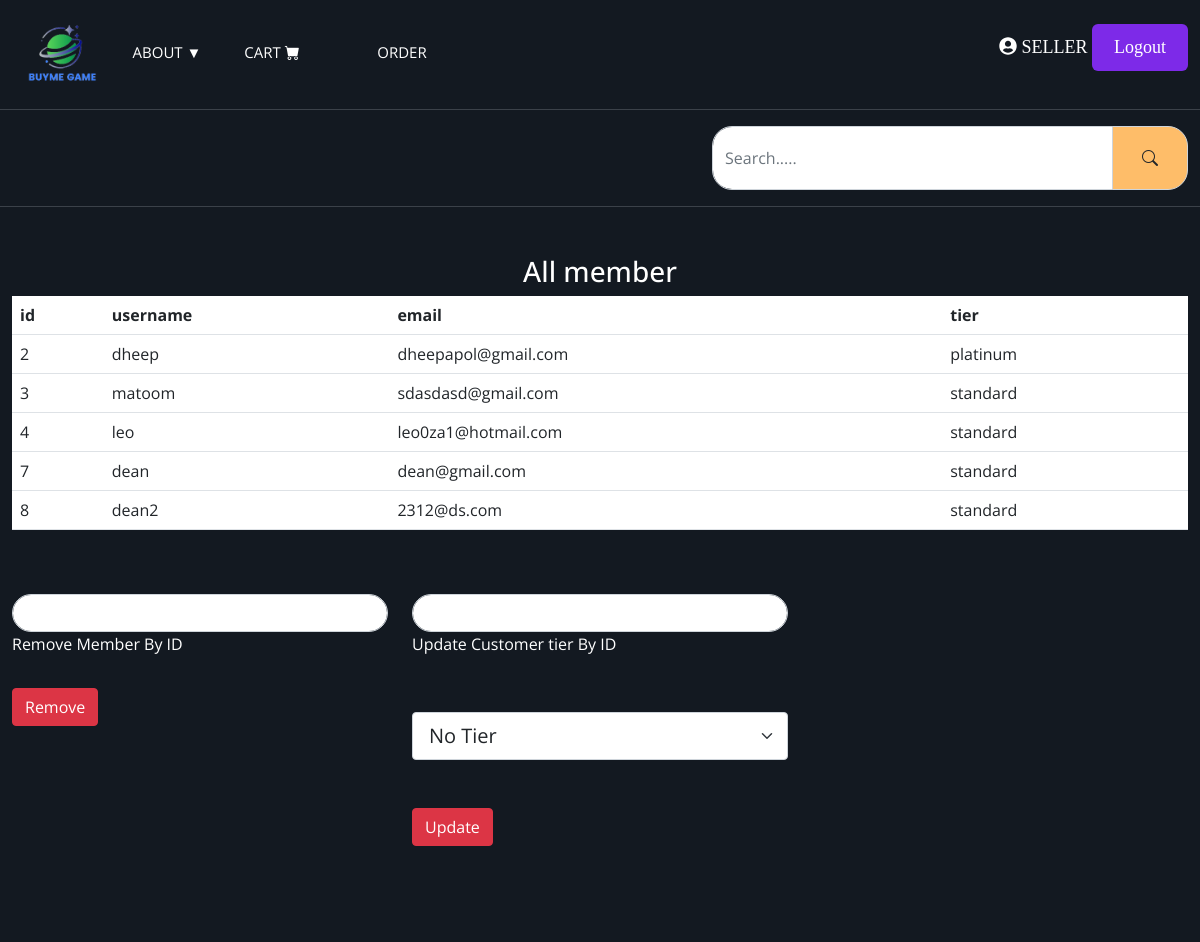
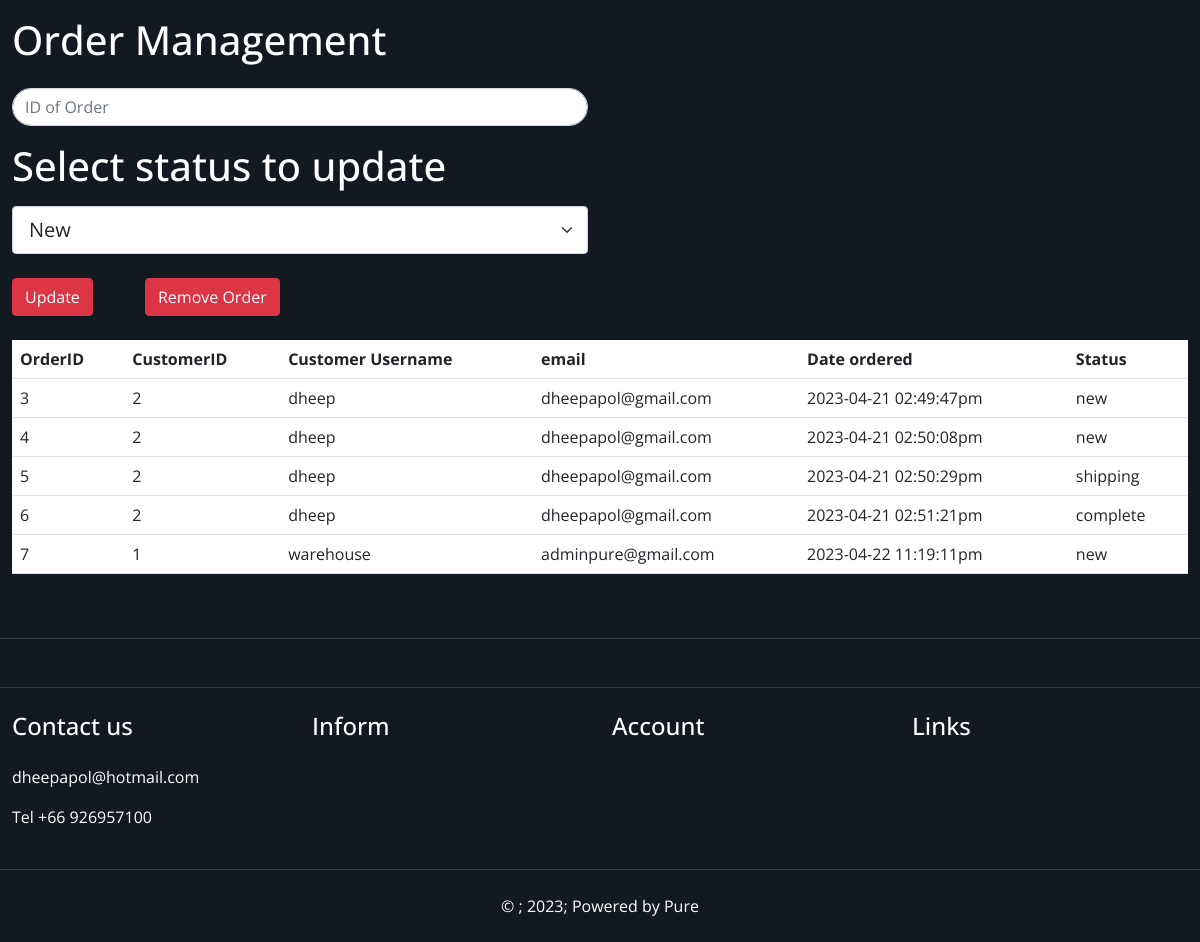
/adminpage.php (signed in), run on an earlier commit of the app's database (2 pictures, top to bottom).
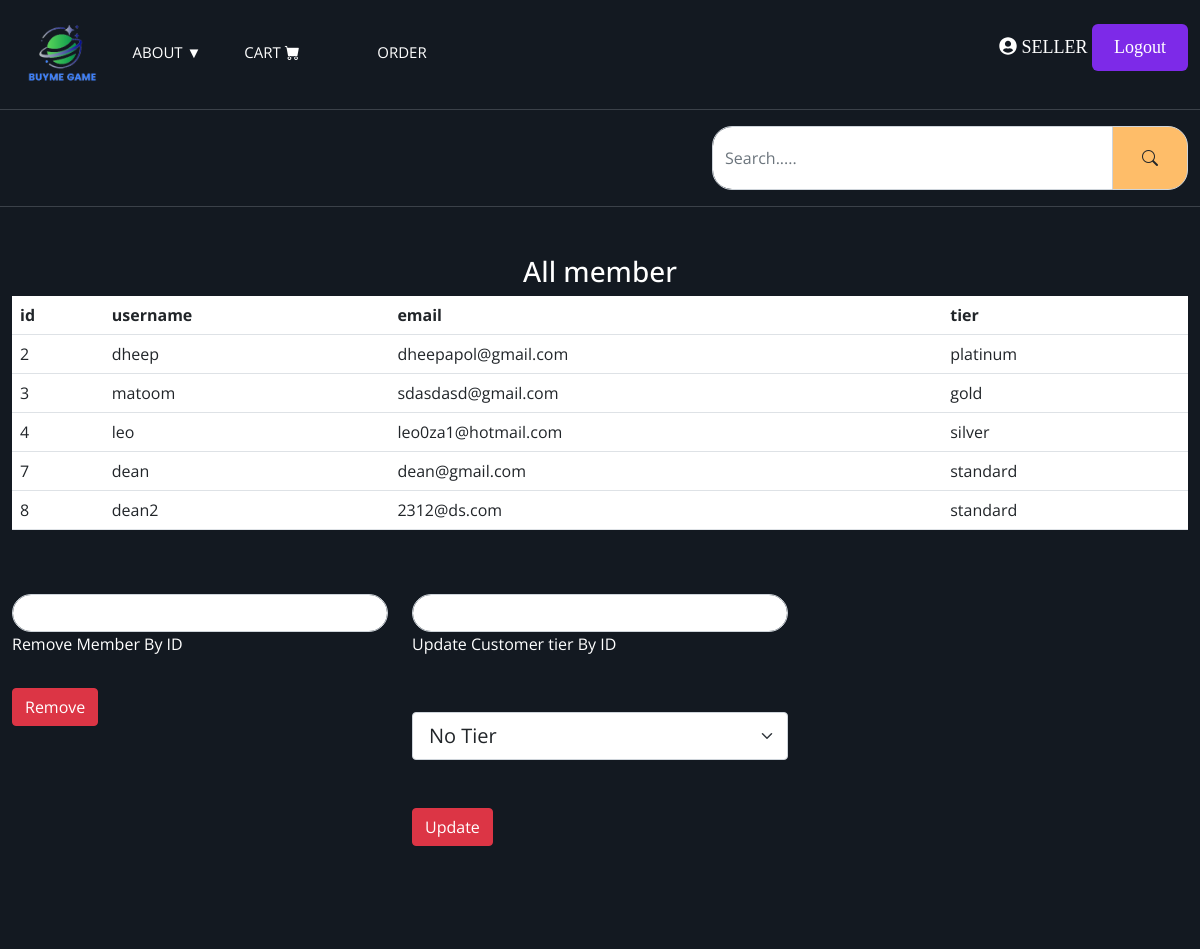
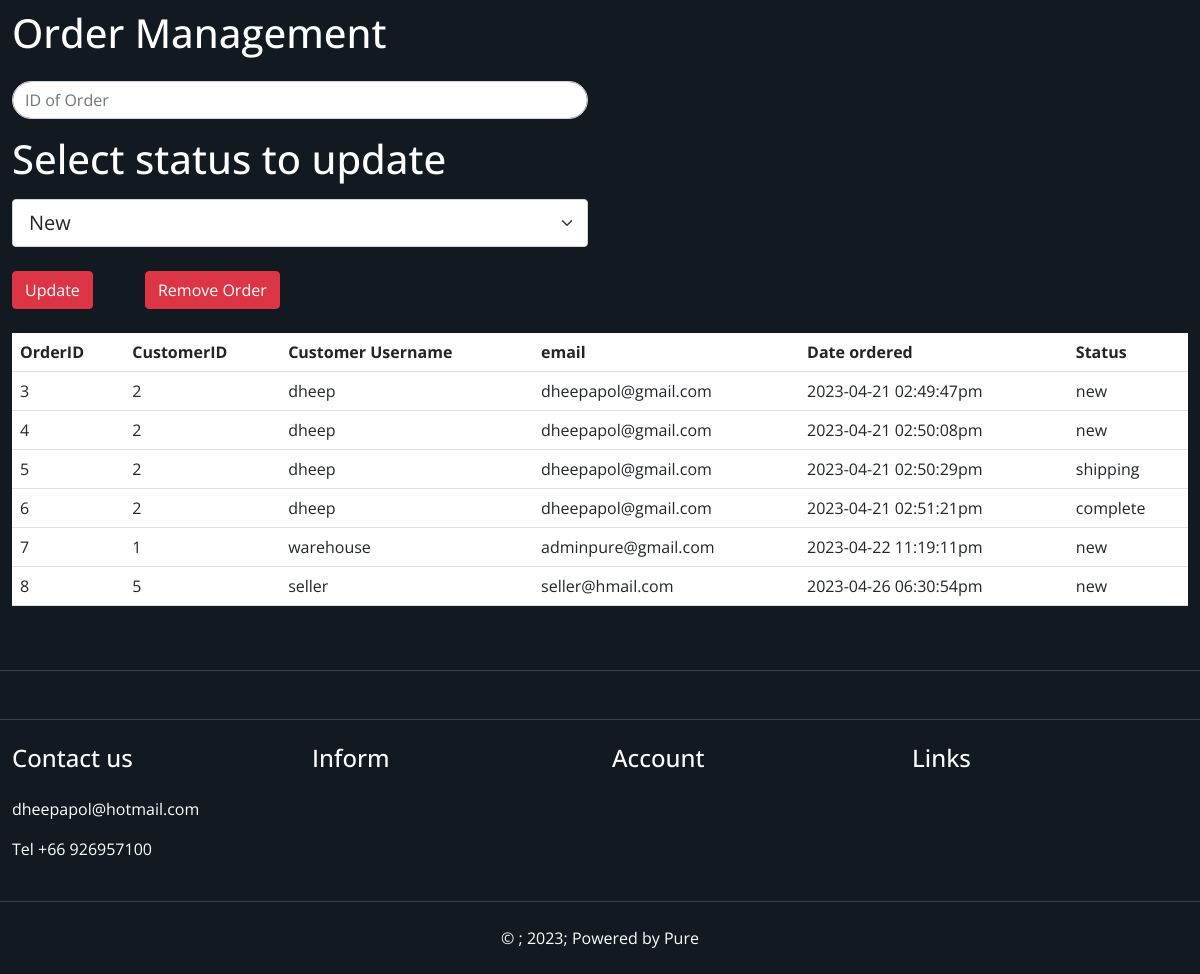
And on a later commit of the database (2 pictures, top to bottom).
### tables this page shows
CREATE TABLE "Users" (
	"id"	INTEGER NOT NULL UNIQUE,
	"username"	TEXT NOT NULL,
	"email"	TEXT NOT NULL,
	"password"	TEXT NOT NULL,
	"role"	TEXT NOT NULL,
	"tier"	TEXT,
	PRIMARY KEY("id" AUTOINCREMENT)
);

CREATE TABLE "customerorder" (
	"coid"	INTEGER NOT NULL,
	"id"	INTEGER NOT NULL,
	"date"	TEXT NOT NULL,
	"address"	TEXT NOT NULL,
	"status"	TEXT NOT NULL,
	PRIMARY KEY("coid" AUTOINCREMENT)
);

### adminpage.php (the view, shortened to what this page needs)
<?php
require_once('components.php');
include('server.php');
?>
<html lang="en">
<head>
  <link rel="stylesheet" href="https://cdn.jsdelivr.net/npm/bootstrap-icons@1.10.4/font/bootstrap-icons.css">
  <link href="https://cdn.jsdelivr.net/npm/bootstrap@5.0.0/dist/css/bootstrap.min.css" rel="stylesheet">
  <link rel="stylesheet" href="https://cdn.jsdelivr.net/npm/@fortawesome/fontawesome-free@6.2.0/css/fontawesome.min.css"
>
  <link rel="stylesheet" href="https://cdn.jsdelivr.net/npm/bootstrap-icons@1.9.1/font/bootstrap-icons.css">
  <link rel="stylesheet" href="style.css">
</head>
<body>
  <?php navhead(); ?>
  <?php
  if ($_SESSION['role'] == 'customer') {
    echo '<section class="home-wrapper-1 py-5">
<div class="container-xxl">
    <div class="row h-75 text-center">
    <div class="col-12">
<h1 class="text-danger">You do not have the permisson</h1>
    </div>
    </div>
</div>
      </section>';
  } else if($_SESSION['role'] == 'seller') {
    echo '<section class="home-wrapper-1 py-5">
      <div class="container-xxl">
          <div class="row text-center mb-5">
          <div class="col-12">
          <h3 class="text-white">All member</h3>
          <table class="table bg-white">
          <tr>
            <th>id</th>
            <th>username</th>
            <th>email</th>
            <th>tier</th>
          </tr>';
    $query = "SELECT * FROM Users WHERE role = 'customer'";
    $ret = $db->query($query);
    while ($row = $ret->fetchArray(SQLITE3_ASSOC)) {
      echo '<tr>
      <td>' . $row['id'] . '</td>
      <td>' . $row['username'] . '</td>
      <td>' . $row['email'] . '</td>
      <td>' . $row['tier'] . '</td>
    </tr>';
    }
    echo '</table>
    </div>
      </div>
      <div class="row">
      <div class="col-4">
      <form action="" method="POST">
      <div class="form-outline mb-4">
          <input type="text" name="removemem" required="ID is required" class="form-control">
          <label class="form-label text-white" for="removemem">Remove Member By ID</label>
      </div>
      <button type="submit" name="removemember" class="btn btn-danger btn-block">Remove</button>
      </form>
      </div>
      <div class="col-4">
      <form action="" method="POST">
      <div class="form-outline mb-4">
          <input type="text" name="memupdate" required="ID is required" class="form-control">
          <label class="form-label text-white" for="updaterole">Update Customer tier By ID</label>
          <select class="form-select form-select-lg my-5" aria-label=".form-select-lg example" name="selecttier">
  <option selected value="standard">No Tier</option>
</select>
      </div>
      <button type="submit" name="updaterole" class="btn btn-danger btn-block">Update</button>
      </form>
      </div>
      </div>
  </div>
        </section>
        <section class="home-wrapper-1 py-5">
        <div class="container-xxl">
        <div class="row">
        <div class="col-6">
        <h1 class="text-white py-3">Order Management</h1>
        <form action="" method="POST">
        <input type="text" name="remordid" required="ID is required" class="form-control" placeholder="ID of Order">
      <div class="form-outline mb-4">
      <h1 class="text-white my-3">Select status to update</h1>
          <select class="form-select form-select-lg my-1" aria-label=".form-select-lg example" name="selectstatus">
  <option selected value="new">New</option>
</select>
      </div>
      <button type="submit" name="updatestatus" class="btn btn-danger btn-block mb-4">Update</button>
      <button type="submit" name="remord" class="btn btn-danger btn-block mb-4 mx-5">Remove Order</button>
        </form>
        </div>
        </div>
        <table class="table bg-white">
          <tr>
            <th>OrderID</th>
            <th>CustomerID</th>
            <th>Customer Username</th>
            <th>email</th>
            <th>Date ordered</th>
            <th>Status</th>
          </tr>';
          $joinsql = "SELECT co.coid,re.id,re.username,email,date,status FROM customerorder co INNER JOIN Users re on co.id = re.id";
          $result = $db->query($joinsql);
          while ($row = $result->fetchArray(SQLITE3_ASSOC)) {
            echo '<tr>
            <td>' . $row['coid'] . '</td>
            <td>' . $row['id'] . '</td>
            <td>' . $row['username'] . '</td>
            <td>' . $row['email'] . '</td>
            <td>' . $row['date'] . '</td>
            <td>' . $row['status'] . '</td>
          </tr>';
          }
          echo '</table>
        </div>
        </section>';}
  ?>
  <?php
  footer();
  ?>
</body>
</html>

### components.php (shortened to what this page needs)
<?php
function navhead(){
  if (isset($_SESSION['username'])) {
    $navh = '
    <header class="header-top-strip py-4">
    <div class="container-xxl">
    <div class="row">
    <div class="col-9">
    <nav>
        <a href="index.php"><img src="logo.png" alt="Logo"></a>
        <div class="dropdown col-4">
          <a href="#" class="dropdown">About &#9660;</a>
        </div>
        <a href="cart.php" class="text-white col-4">Cart <i class="bi bi-cart-fill"></i></a>
        <a href="order.php" class="text-white col-1">Order</a>
    </nav>
    </div>
    <div class="col-3">
    <p class="textlg text-white text-end mb-1"><a href="account.php" ><i class="fa fa-user-circle"></i></a> '.$_SESSION['username'].'   <button class="button" onclick="logout()"">Logout</button></p>
    </div>
    </div>
    </header>
  <header class="header-upper py-3">
    <div class="container-xxl">
      <div class="row align-items-center">
        <div class="col-5">
        <form action="category.php" method="GET">
        <div class="input-group">
            <input type="text" name="search"
              class="form-control py-2"
              placeholder="Search....."
              aria-label="Search....."
              aria-describedby="basic-addon2" />
            <span class="input-group-text p-3" id="basic-addon2">
            <button class="btn" type="submit"><i class="bi bi-search"></i></button>
            </span>
          </div>
        </form>
        </div>
      </div>
    </div>
  </header>';
  }else{    $navh = '
  </header>';
}
echo $navh;
}
function footer(){
    $footer = "<footer class='py-4'></footer>
<footer class='py-4'>
  <div class='container-xxl'>
    <div class='row'>
      <div class='col-3'>
        <h4 class='text-white mb-4'>Contact us</h4>
        <p class='text-white'>dheepapol@hotmail.com</p>
        <p class='text-white'>Tel +66 926957100</p>
        <div></div>
      </div>
      <div class='col-3'>
        <h4 class='text-white mb-4'>Inform</h4>
        <div></div>
      </div>
      <div class='col-3'>
        <h4 class='text-white mb-4'>Account</h4>
        <div></div>
      </div>
      <div class='col-3'>
        <h4 class='text-white mb-4'>Links</h4>
        <div></div>
      </div>
    </div>
  </div>
</footer>
<footer class='py-4'>
  <div class='container-xxl'>
    <div class='row'>
      <div class='col-12'>
        <p class='text-center mb-0 text-white'>&copy ; 2023; Powered by Pure</p>
      </div>
    </div>
  </div>
</footer>";
    echo $footer;
}
?>

### style.css (style rules this page uses)
* { margin: 0; padding: 0; box-sizing: border-box; }
:root { --color-131921: #131921; --color-3b4149: #3b4149; --color-febd69: #febd69; }
body { font-family: 'Kanit', sans-serif; }
a { text-decoration: none; color : inherit; }
.header-top-strip { background-color: var(--color-131921); border-bottom: 1px solid var(--color-3b4149); }
.header-upper { background-color: var(--color-131921); border-bottom: 1px solid var(--color-3b4149); }
.header-upper .input-group-text { background-color: var(--color-febd69); border-radius: 20px 20px 20px 20px; }
footer { background-color: var(--color-131921); }
footer:not(:first-child) { border-top: 1px solid var(--color-3b4149); }
.home-wrapper-1 { background-color: var(--color-131921); min-height: 80vh; }
img { max-width: 70%; height: auto; }
.form-control { border-radius: 20px 20px 20px 20px; }

### components.php (style rules this page uses)
body { font-family: "Open Sans", sans-serif; background: #2c3e50; }
nav { position: relative; width: 470px; border-radius: 8px; font-size: 0; }
nav a,nav .dropdown { font-size: 15px; text-transform: uppercase; color: white; text-decoration: none; line-height: 50px; position: relative; z-index: 1; display: inline-block; text-align: center; }
nav a:nth-child(1),nav .dropdown:nth-child(1) { width: 100px; }
nav a:nth-child(2),nav .dropdown:nth-child(2) { width: 110px; }
nav a:nth-child(3) { width: 100px; }
nav a:nth-child(4) { width: 160px; }
.dropdown { position: relative; display: inline-block; }
.button { position: relative; padding: 10px 22px; border-radius: 6px; border: none; color: #fff; cursor: pointer; background-color: #7d2ae8; transition: all 0.2s ease; }
.button:before, .button:after { position: absolute; content: ""; width: 150%; left: 50%; height: 100%; transform: translateX(-50%); z-index: -1000; background-repeat: no-repeat; }
.textlg { font-family: consolas; text-transform: uppercase; font-size: 18px; }

What changed in the data, as far as the page shows it:
changed users "matoom": tier "standard" → "gold"
changed users "leo": tier "standard" → "silver"
added customerorder: coid "8", users.id "5", users.username "seller", users.email "seller@hmail.com", date "2023-04-26 06:30:54pm", status "new"
